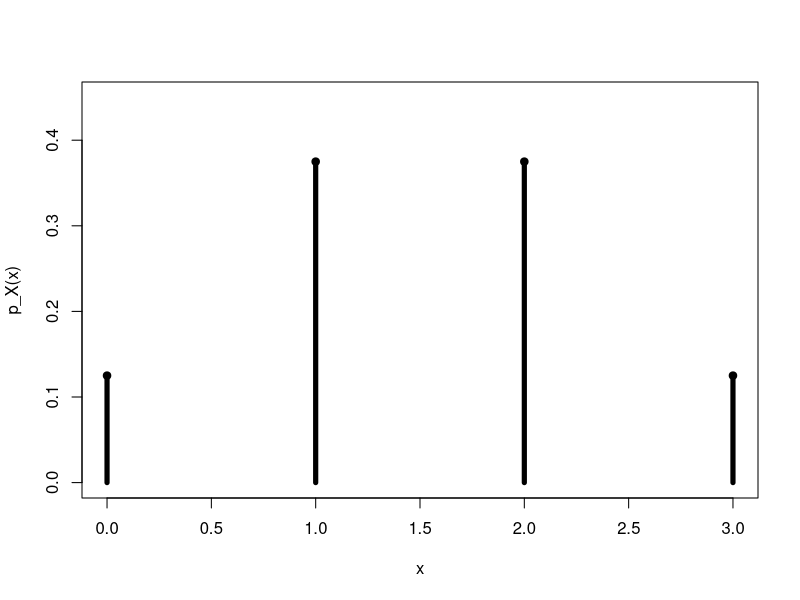
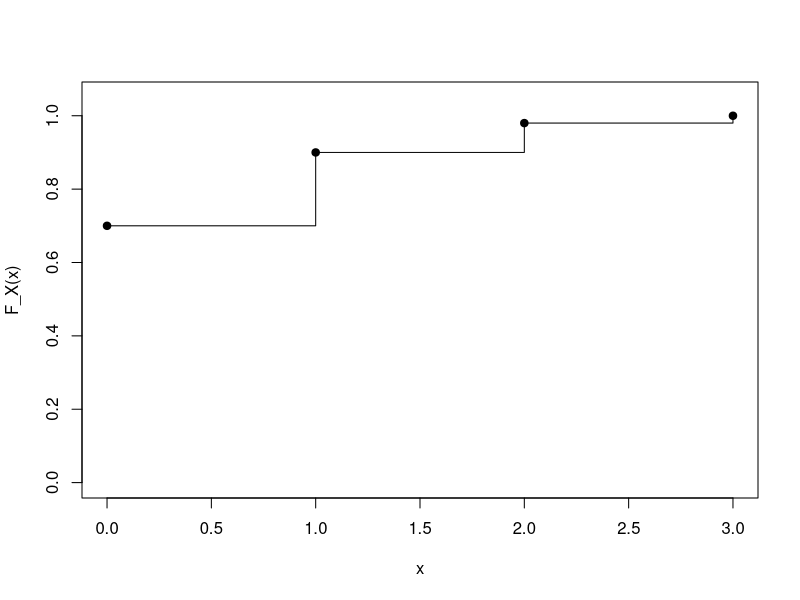

Write the R code that produced these figures, in order.
## ---- chunk 1
x <- 0:3
p <- c(1, 3, 3, 1) / 8

plot(x, p,
     type = "h",
     lwd = 5,
     ylim = c(0, 0.45),
     xlab = "x",
     ylab = "p_X(x)")
points(x, p, pch = 19)
## ---- chunk 2
x <- 0:3
p <- c(0.70, 0.20, 0.08, 0.02)

sum(p)
p[p >= 0]

P_menor_igual_1 <- sum(p[x <= 1])
P_mayor_igual_2 <- sum(p[x >= 2])

c(P_X_le_1 = P_menor_igual_1,
  P_X_ge_2 = P_mayor_igual_2)
## ---- chunk 3
F <- cumsum(p)

data.frame(
  x = x,
  pmf = p,
  cdf = F
)
## ---- chunk 4
plot(x, F,
     type = "s",
     ylim = c(0, 1.05),
     xlab = "x",
     ylab = "F_X(x)")
points(x, F, pch = 19)
## ---- chunk 5
set.seed(2026)
n <- 20000

muestra <- sample(
  x,
  size = n,
  replace = TRUE,
  prob = p
)

tabla <- prop.table(table(muestra))
tabla
## ---- chunk 6
teorica <- p
empirica <- as.numeric(tabla[as.character(x)])

comparacion <- data.frame(
  x = x,
  teorica = teorica,
  empirica = empirica
)
comparacion
